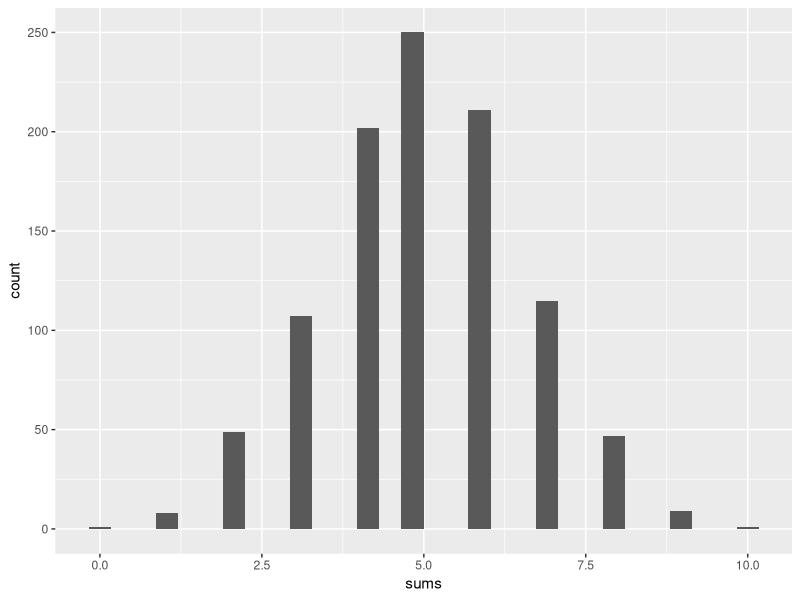

Source code (R):
library(ggplot2)


#### what is the expected value
sums <- rep(NA, 1000)
iter <- seq(1,1000,1)
for(i in 1:1000){
  #### the number between c() are what is in the box, change that to change the content of the box
  ### 10 here are the number of draws, you can change those too
  samp <- sample( c(0,1), 10, replace = TRUE)
  sums[i] <- sum(samp)
}

draws <- data.frame(sums,iter)
names(draws)


ggplot(data = draws, aes(x = sums)) + geom_histogram() ###aes is the aesthetic argument, here we tell ggplot we want logged GDP on the x-axis




######## simulating survey sampling 
## 0 is Dem
## 1 is Ind
## 2 is Rep

population <- c(rep(0, 500000), rep(1, 200000),  rep(2, 500000))
table(population)

survey_sample <- sample(population, 1000, replace = FALSE)
table(survey_sample)
